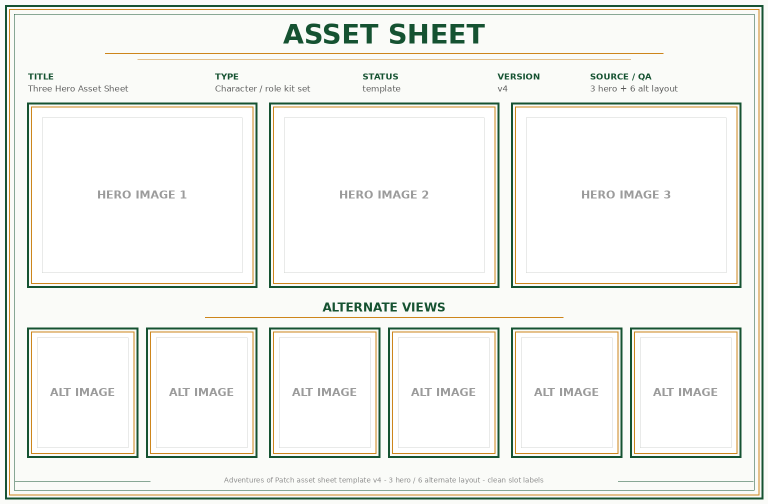
#> input picture codex-marketplace/plugins/house-skills/skills/adventures-asset-sheet-compiler/assets/templates/template_asset_sheet_3hero_6alt_v4.png, 1536 x 1008 px (shown at 1/2 size)
$ python -i compile_asset_sheet.py   (imports and definitions only)
#> lines starting #> are read from the running program, lines starting #| are printed output that depends on the picture; after the words box and inside, x2 and y2 are one past the last pixel; in counts of white or black regions, pixels touching at a corner belong together
#!/usr/bin/env python3
"""Deterministically compile Adventures of Patch asset sheets with Pillow.

Usage:
    python scripts/compile_asset_sheet.py manifest.json

The manifest declares a lane, output directory, metadata, and source images.
The script never generates or edits character art. It only crops/contains,
pastes images into known template slots, renders text, copies source files, and
creates a zip package.
"""
from __future__ import annotations

import argparse
import json
import math
import shutil
import zipfile
from dataclasses import dataclass
from pathlib import Path
from typing import Any, Dict, Iterable, List, Optional, Tuple

from PIL import Image, ImageChops, ImageDraw, ImageFont, ImageOps

RGBA = Tuple[int, int, int, int]
Box = Tuple[int, int, int, int]

ROOT = Path(__file__).resolve().parents[1]
TEMPLATE_DIR = ROOT / "assets" / "templates"

GREEN = (21, 82, 49)
GOLD = (205, 133, 27)
BG = (250, 251, 248)
WHITE = (255, 255, 255)
GREY = (90, 90, 90)
LIGHT_GREY = (210, 213, 210)
PLACEHOLDER_GREY = (155, 155, 155)


# [18 lines left out: function load_font, not called in this run]


@dataclass(frozen=True)
class LaneSpec:
    template: str
    slots: Dict[str, Box]
    metadata_boxes: Dict[str, Box]
    guidance_box: Optional[Box] = None
    caption_boxes: Optional[Dict[str, Box]] = None


def inner(box: Box, pad: int = 18) -> Box:
    x0, y0, x1, y1 = box
    return (x0 + pad, y0 + pad, x1 - pad, y1 - pad)


def load_lane_from_spec(template_name: str, spec_name: str) -> LaneSpec:
#> further down, picture is the input picture: PIL image 1536x1008 RGB; mean R, G, B 238.5, 240.4, 235
    spec = json.loads((TEMPLATE_DIR / spec_name).read_text())
    slots: Dict[str, Box] = {}
    for hero in spec.get("heroes", []):
        slots[hero["id"]] = tuple(hero["box"])
    for alt in spec.get("alts", []):
        slots[alt["id"]] = tuple(alt["box"])
    return LaneSpec(
        template=template_name,
        slots=slots,
        metadata_boxes=COMMON_META_BOXES,
    )


COMMON_META_BOXES: Dict[str, Box] = {
    "title": (52, 160, 365, 184),
    "type": (430, 160, 700, 184),
    "status": (715, 160, 960, 184),
    "version": (980, 160, 1135, 184),
    "source_qa": (1160, 160, 1485, 184),
}

# Canonical v4 coordinates are derived from the approved single-character asset sheet template.
CHARACTER_V4_SLOTS: Dict[str, Box] = {
    "hero": (86, 286, 710, 570),
    "alt_1": (68, 690, 260, 888),
    "alt_2": (305, 690, 497, 888),
    "alt_3": (542, 690, 734, 888),
    "alt_4": (779, 690, 971, 888),
    "alt_5": (1016, 690, 1208, 888),
    "alt_6": (1253, 690, 1445, 888),
}
CHARACTER_V4_CAPTIONS: Dict[str, Box] = {
    "alt_1": (68, 898, 260, 930),
    "alt_2": (305, 898, 497, 930),
    "alt_3": (542, 898, 734, 930),
    "alt_4": (779, 898, 971, 930),
    "alt_5": (1016, 898, 1208, 930),
    "alt_6": (1253, 898, 1445, 930),
}
# [15 lines that did not run here, left out]


def read_image(path: Path) -> Image.Image:
    with Image.open(path) as im:
        return im.convert("RGBA")


def trim_near_white(im: Image.Image, tolerance: int = 248) -> Image.Image:
    """Trim transparent or near-white margins. This changes placement only, not source files."""
#> called with tolerance = 248
    rgba = im.convert("RGBA")
    alpha = rgba.getchannel("A")
#> alpha: PIL image 1536x1008 L; every value is 255
    alpha_bbox = alpha.getbbox()
#> alpha_bbox = (0, 0, 1536, 1008)
    if alpha_bbox and alpha_bbox != (0, 0, rgba.width, rgba.height):
        rgba = rgba.crop(alpha_bbox)

    bg = Image.new("RGBA", rgba.size, (255, 255, 255, 255))
#> bg: PIL image 1536x1008 RGBA; every value is 255
    diff = ImageChops.difference(rgba, bg).convert("L")
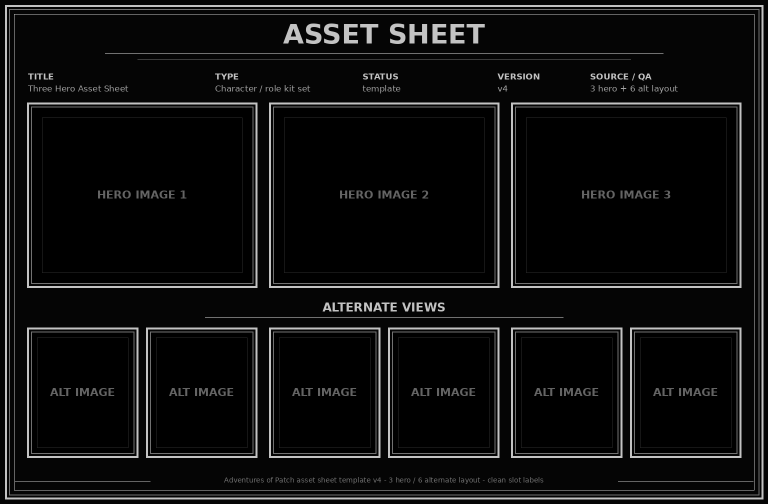
#> diff: PIL image 1536x1008 L (shown at 1/2 size); min 0, max 195, mean 15.9
    mask = diff.point(lambda p: 255 if p > (255 - tolerance) else 0)
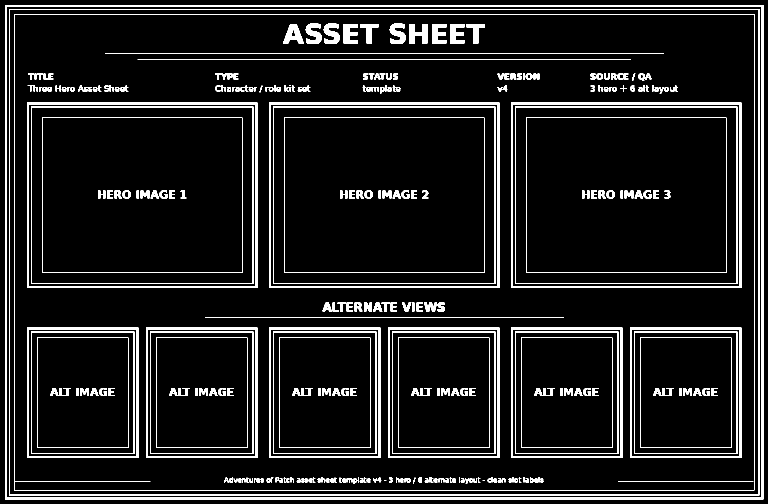
#> mask: PIL image 1536x1008 L (shown at 1/2 size); 9.2% white; 285 white regions (3 under 20 px), largest, box (x1, y1, x2, y2) and area: (10, 10, 1527, 999) 19984, (18, 18, 1519, 991) 9880, (54, 205, 515, 576) 6592
    bbox = mask.getbbox()
#> bbox = (10, 10, 1527, 999)
    if bbox:
        return rgba.crop(bbox)
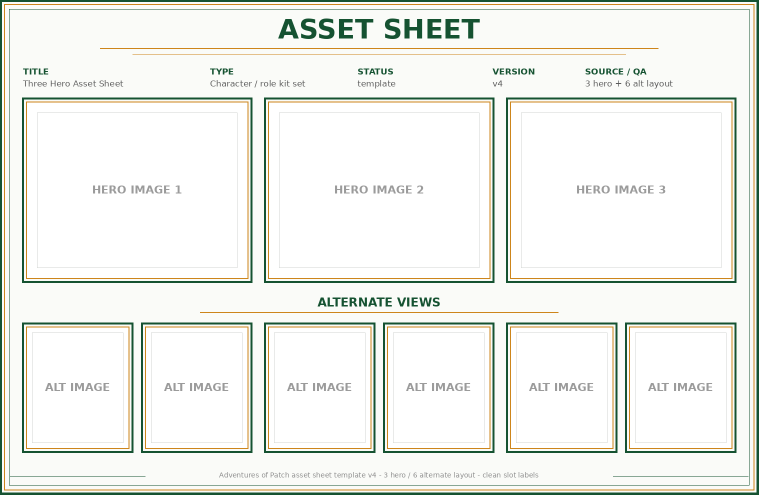
#> returned value: PIL image 1517x989 RGBA (shown at 1/2 size); mean R, G, B, A 238.1, 240.1, 234.6, 255
    return rgba


# [199 lines left out: functions fit_contain, draw_text_fit, wrap_lines, draw_bullets, render_metadata, render_caption and 4 more, not called in this run]


# [2 lines not run here, left out]

>>> from PIL import Image
>>> picture = Image.open('../assets/templates/template_asset_sheet_3hero_6alt_v4.png')
>>> result = trim_near_white(picture)
